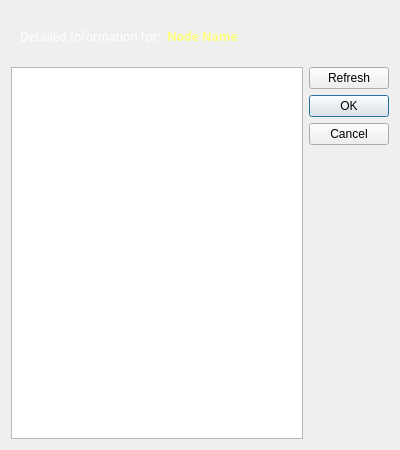
<?xml version="1.0" encoding="UTF-8"?>
<ui version="4.0">
 <class>MsgBox</class>
 <widget class="QDialog" name="MsgBox">
  <property name="geometry">
   <rect>
    <x>0</x>
    <y>0</y>
    <width>400</width>
    <height>450</height>
   </rect>
  </property>
  <property name="windowTitle">
   <string>Node Details</string>
  </property>
  <property name="styleSheet">
   <string notr="true">#bannerFrame {
border: 0px;
background: qlineargradient(x1: 0, y1: 0, x2: 0, y2: 1,
stop: 0 #a6a6a6, stop: 0.08 #7f7f7f,
stop: 0.39999 #717171, stop: 0.4 #626262,
stop: 0.9 #4c4c4c, stop: 1 #333333);
}

#btnSettings {
color: #333;
border: 0px solid #555;
border-radius: 5px;
padding: 0px;
}

#btnSettings:hover {
color: #444;
}

#btnSwitchChannel {
color: #333;
border: 1px solid #555;
border-radius: 5px;
padding: 0px;
background: qradialgradient(cx: 0.3, cy: -0.4,
fx: 0.3, fy: -0.4,
radius: 1.35, stop: 0 #fff, stop: 1 #888);
}
#topFrame QPushButton:hover {
background: qradialgradient(cx: 0.3, cy: -0.4, fx: 0.3, fy: -0.4, radius: 1.35, stop: 0 #fff, stop: 1 #ddd);
}
#topFrame QPushButton:pressed {
background-color: qlineargradient(x1: 0, y1: 0, x2: 0, y2: 1, stop: 0 #dadbde, stop: 1 #f6f7fa);
}

#sevFrame {
border: 0px solid #222;
background: ;
padding: 0px;
}

#mainFrame {
border: 0px;
background:
}

#mainFrame QPushButton {
color: #333;
border: 1px solid #555;
border-radius: 3px;
padding: 0px;
background: qradialgradient(cx: 0.3, cy: -0.4,
fx: 0.3, fy: -0.4,
radius: 1.35, stop: 0 #fff, stop: 1 #bbb);
min-width: 80px;
}

#mainFrame QPushButton:hover {
background: qradialgradient(cx: 0.3, cy: -0.4, fx: 0.3, fy: -0.4, radius: 1.35, stop: 0 #fff, stop: 1 #ddd);
}
#mainFrame QPushButton:pressed {
background-color: qlineargradient(x1: 0, y1: 0, x2: 0, y2: 1, stop: 0 #dadbde, stop: 1 #f6f7fa);
}

#mainFrame QListWidget {
border: 1px solid #aaa;
background-color: qlineargradient(spread:pad, x1:0.5, y1:0, x2:0.5, y2:0.07, stop:0 rgba(220, 220, 200, 255), stop:1 rgba(255, 255, 230, 255))
}

#mainFrame QTextEdit {
border: 1px solid #aaa;
background-color: #fff
}

#btnError {
color: rgb(255, 0, 0);
}
#btnWarning {
color: rgb(255, 170, 0);
}
#btnInfo {
color: rgb(0, 170, 0);
}
#btnDebug {
color: rgb(70, 70, 70);
}


/*
#sevFrame QPushButton {
color: #333;
border: 2px solid #555;
border-radius: 5px;
padding: 2px;
background: qradialgradient(cx: 0.3, cy: -0.4,
fx: 0.3, fy: -0.4,
radius: 1.35, stop: 0 #fff, stop: 1 #888);
min-width: 80px;
}
#sevFrame QPushButton:hover {
background: qradialgradient(cx: 0.3, cy: -0.4,
fx: 0.3, fy: -0.4,
radius: 1.35, stop: 0 #fff, stop: 1 #bbb);
}
#sevFrame QPushButton:pressed {
background: qradialgradient(cx: 0.4, cy: -0.1,
fx: 0.4, fy: -0.1,
radius: 1.35, stop: 0 #fff, stop: 1 #ddd);
}*/</string>
  </property>
  <layout class="QGridLayout" name="gridLayout" rowstretch="0,0,1" columnstretch="1,0" rowminimumheight="50,0,0">
   <item row="0" column="0" colspan="2">
    <widget class="QFrame" name="bannerFrame">
     <property name="frameShape">
      <enum>QFrame::StyledPanel</enum>
     </property>
     <property name="frameShadow">
      <enum>QFrame::Raised</enum>
     </property>
     <layout class="QGridLayout" name="gridLayout_2" columnstretch="0,1">
      <item row="0" column="0">
       <widget class="QLabel" name="label_Partition_2">
        <property name="palette">
         <palette>
          <active>
           <colorrole role="WindowText">
            <brush brushstyle="SolidPattern">
             <color alpha="255">
              <red>255</red>
              <green>255</green>
              <blue>255</blue>
             </color>
            </brush>
           </colorrole>
          </active>
          <inactive>
           <colorrole role="WindowText">
            <brush brushstyle="SolidPattern">
             <color alpha="255">
              <red>255</red>
              <green>255</green>
              <blue>255</blue>
             </color>
            </brush>
           </colorrole>
          </inactive>
          <disabled>
           <colorrole role="WindowText">
            <brush brushstyle="SolidPattern">
             <color alpha="255">
              <red>133</red>
              <green>131</green>
              <blue>127</blue>
             </color>
            </brush>
           </colorrole>
          </disabled>
         </palette>
        </property>
        <property name="font">
         <font>
          <family>Sans Serif</family>
          <pointsize>9</pointsize>
          <weight>50</weight>
          <bold>false</bold>
         </font>
        </property>
        <property name="text">
         <string>Detailed Information for:</string>
        </property>
       </widget>
      </item>
      <item row="0" column="1">
       <widget class="QLabel" name="labelNodeName">
        <property name="palette">
         <palette>
          <active>
           <colorrole role="WindowText">
            <brush brushstyle="SolidPattern">
             <color alpha="255">
              <red>255</red>
              <green>255</green>
              <blue>127</blue>
             </color>
            </brush>
           </colorrole>
          </active>
          <inactive>
           <colorrole role="WindowText">
            <brush brushstyle="SolidPattern">
             <color alpha="255">
              <red>255</red>
              <green>255</green>
              <blue>127</blue>
             </color>
            </brush>
           </colorrole>
          </inactive>
          <disabled>
           <colorrole role="WindowText">
            <brush brushstyle="SolidPattern">
             <color alpha="255">
              <red>118</red>
              <green>116</green>
              <blue>113</blue>
             </color>
            </brush>
           </colorrole>
          </disabled>
         </palette>
        </property>
        <property name="font">
         <font>
          <family>Sans Serif</family>
          <weight>75</weight>
          <bold>true</bold>
         </font>
        </property>
        <property name="text">
         <string>Node Name</string>
        </property>
        <property name="wordWrap">
         <bool>true</bool>
        </property>
       </widget>
      </item>
     </layout>
    </widget>
   </item>
   <item row="1" column="0" rowspan="2">
    <widget class="QTextEdit" name="txtMessages">
     <property name="sizePolicy">
      <sizepolicy hsizetype="Expanding" vsizetype="Expanding">
       <horstretch>0</horstretch>
       <verstretch>0</verstretch>
      </sizepolicy>
     </property>
    </widget>
   </item>
   <item row="1" column="1">
    <widget class="QPushButton" name="btnRefresh">
     <property name="text">
      <string>Refresh</string>
     </property>
    </widget>
   </item>
   <item row="2" column="1">
    <widget class="QDialogButtonBox" name="buttonBox">
     <property name="orientation">
      <enum>Qt::Vertical</enum>
     </property>
     <property name="standardButtons">
      <set>QDialogButtonBox::Cancel|QDialogButtonBox::Ok</set>
     </property>
    </widget>
   </item>
  </layout>
 </widget>
 <resources/>
 <connections>
  <connection>
   <sender>buttonBox</sender>
   <signal>accepted()</signal>
   <receiver>MsgBox</receiver>
   <slot>accept()</slot>
   <hints>
    <hint type="sourcelabel">
     <x>248</x>
     <y>254</y>
    </hint>
    <hint type="destinationlabel">
     <x>157</x>
     <y>274</y>
    </hint>
   </hints>
  </connection>
  <connection>
   <sender>buttonBox</sender>
   <signal>rejected()</signal>
   <receiver>MsgBox</receiver>
   <slot>reject()</slot>
   <hints>
    <hint type="sourcelabel">
     <x>316</x>
     <y>260</y>
    </hint>
    <hint type="destinationlabel">
     <x>286</x>
     <y>274</y>
    </hint>
   </hints>
  </connection>
 </connections>
</ui>
